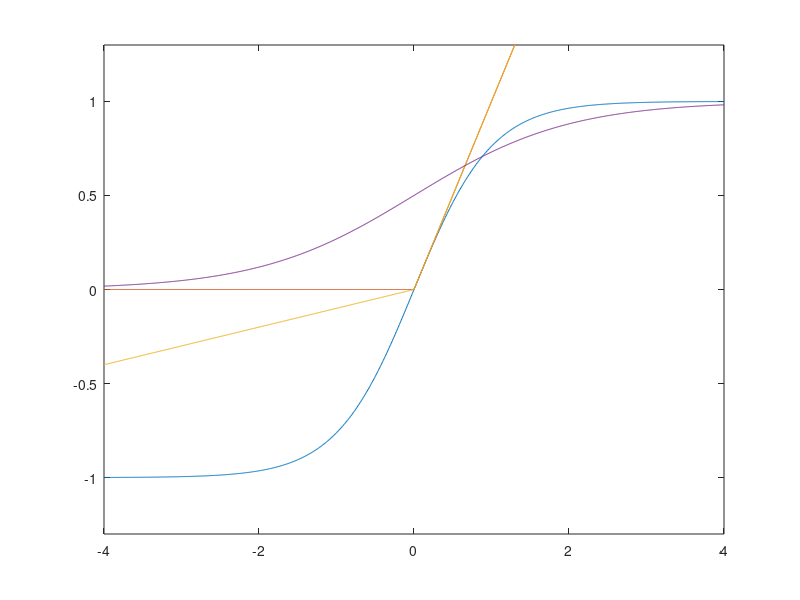

This figure's MATLAB source: (Note: this script raises an error after producing the figure.)
clear all
close all


x = linspace(-4,4,1000);
relu = (x>0).*x;
lrelu = (x<0).*x.*0.1+(x>0).*x;
sigmoid = (1+exp(-x)).^(-1);
figure(1)

plot(x,tanh(x))
hold on;
plot(x,relu)
plot(x,lrelu)
plot(x,sigmoid)
xlim([-4 4])
ylim([-1.3 1.3])
ax = gca;
ax.YAxisLocation = 'origin';
%ax.XAxisLocation = 'origin';
ax.Box = 'off';
ax.Layer = 'top';
legend('tanh','ReLU','LeakyReLU','sigmoid','Location','southeast') 

